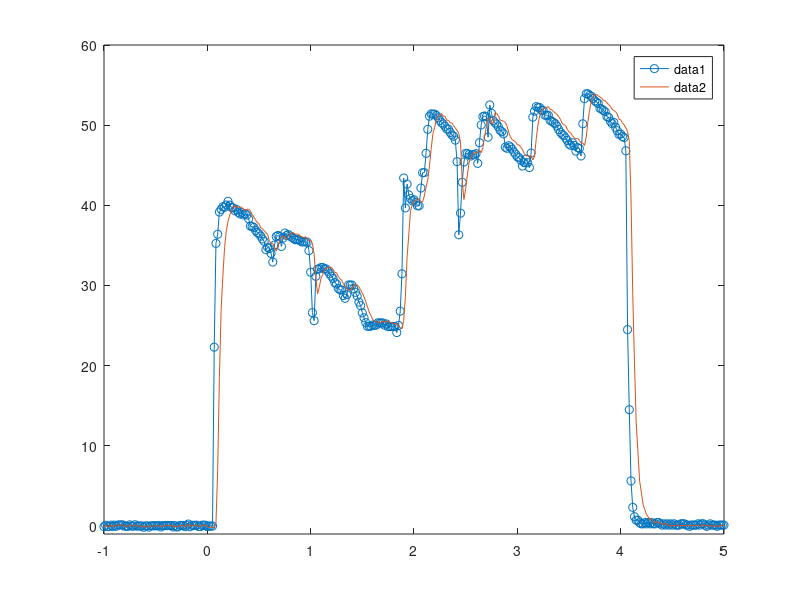
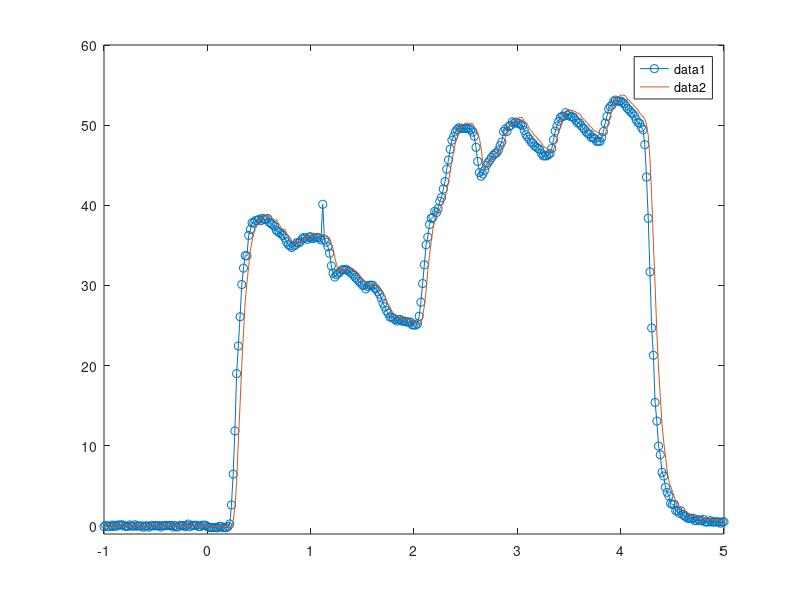

The MATLAB script that drew these images, in order:
clear all
load("12aug19_lowQ.mat");

% Load BTCs and time vector from time hour zero to 30 hr and convert to
% concentration
time_hr = zero_time_R4_US;
n = length(time_hr);
n_wanted=n;

cout_1A = (R4_US_cond_no_bg(1:n).*0.3);
%cout_1A(cout_1A<0) = 0; % Replace negative values with zero

cout_1B = (R4_DS_cond_no_bg(1:n).*0.3); 
%cout_1B(cout_1B<0) = 0;

cout_2A = (R3_US_cond_no_bg(1:n).*0.3);
%cout_2A(cout_2A<0) = 0;

cout_2B = (R3_DS_cond_no_bg(1:n).*0.3); 
%cout_2B(cout_2B<0) = 0;

in=cout_1A(1:n_wanted); out=cout_1B(1:n_wanted); time=time_hr(1:n_wanted);
save ('lowQ_R1.mat', 'time', 'in', 'out')

figure(44)
plot(time,in,'o-')
hold on 
plot(time,out)
axis([-1 5 -1 60])
legend
hold off

in=cout_2A(1:n_wanted); out=cout_2B(1:n_wanted); 
save ('lowQ_R2.mat', 'time', 'in', 'out')

figure(45)
plot(time,in,'o-')
hold on 
plot(time,out)
axis([-1 5 -1 60])
legend
hold off
